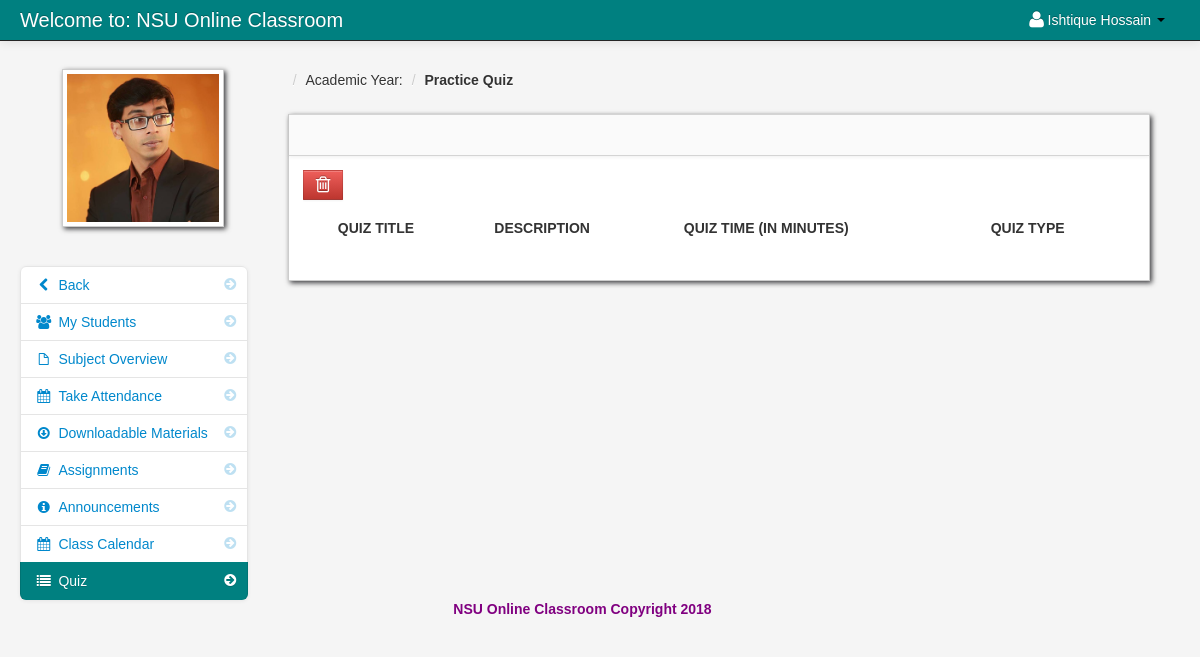
The app's page /class_quiz.php (signed in), older data.
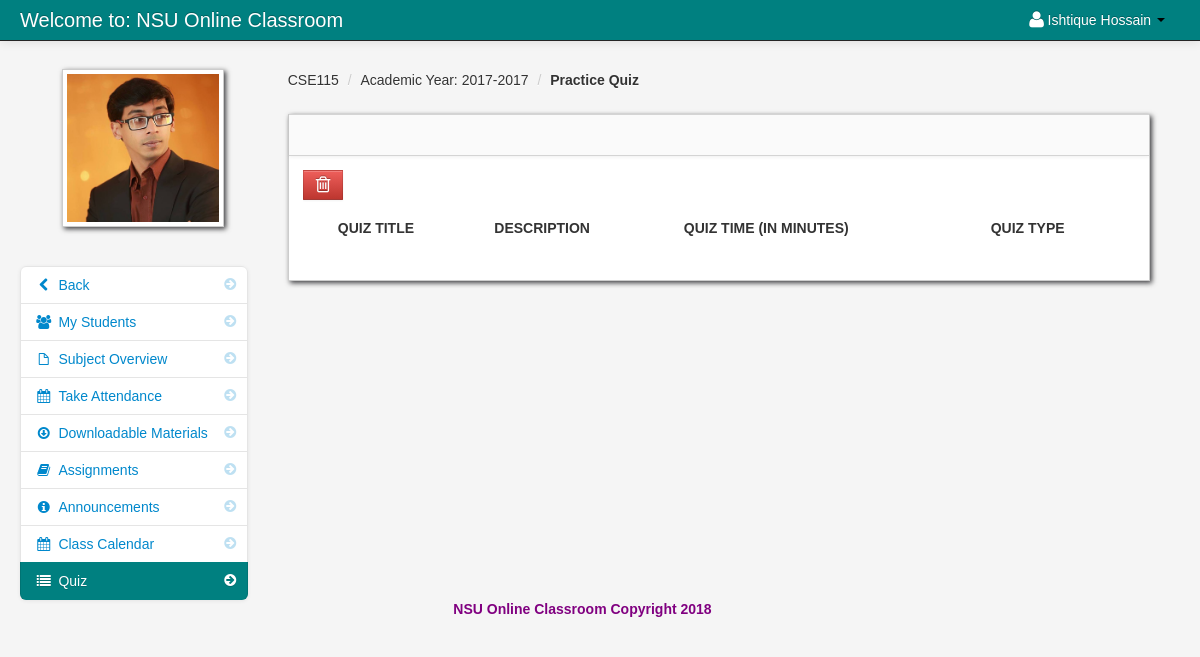
The same page, newer data.
### tables this page shows
CREATE TABLE `teacher_class` (
  `teacher_class_id` int(11) NOT NULL,
  `teacher_id` int(11) NOT NULL,
  `class_id` int(11) NOT NULL,
  `semester` varchar(100) NOT NULL,
  `thumbnails` varchar(100) NOT NULL,
  `school_year` varchar(100) NOT NULL,
  `class_title` varchar(100) NOT NULL,
  `description` longtext NOT NULL,
  `Credit` int(11) NOT NULL,
  `Pre_req` varchar(100) NOT NULL
);

CREATE TABLE `class` (
  `class_id` int(11) NOT NULL,
  `class_name` varchar(100) NOT NULL
);

### class_quiz.php (the view, shortened to what this page needs)
<?php include('header_dashboard.php'); ?>
<?php $get_id = $_GET['id']; ?>
    <body>
		<?php include('navbar_teacher.php'); ?>
        <div class="container-fluid">
            <div class="row-fluid">
				<?php include('quiz_link.php'); ?>
                <div class="span9" id="content">
                     <div class="row-fluid">
										<?php $class_query = mysql_query("select * from teacher_class
										LEFT JOIN class ON class.class_id = teacher_class.class_id
										where teacher_class_id = '$get_id'")or die(mysql_error());
										$class_row = mysql_fetch_array($class_query);
										?>
					     <ul class="breadcrumb">
							<li><a href="#"><?php echo $class_row['class_name']; ?></a> <span class="divider">/</span></li>
							<li><a href="#">Academic Year: <?php echo $class_row['school_year']; ?></a> <span class="divider">/</span></li>
							<li><a href="#"><b>Practice Quiz</b></a></li>
						</ul>
                        <div id="block_bg" class="block">
                            <div class="navbar navbar-inner block-header">
                            </div>
                            <div class="block-content collapse in">
                                <div class="span12">
								<form action="delete_class_quiz.php<?php echo '?id='.$get_id; ?>" method="post">
  									<table cellpadding="0" cellspacing="0" border="0" class="table" id="">
									<a data-toggle="modal" href="#backup_delete" id="delete"  class="btn btn-danger" name=""><i class="icon-trash icon-large"></i></a>
										<thead>
										        <tr>
												<th></th>
												<th>Quiz title</th>
												<th>Description</th>
												<th>QUIZ TIME (IN MINUTES)</th>
												<th>Quiz Type</th>
												</tr>
										</thead>
									</table>
									</form>
                                </div>
                            </div>
                        </div>
                    </div>
                </div>
            </div>
		<?php include('footer.php'); ?>
        </div>
		<?php include('script.php'); ?>
    </body>
</html>

Row changes from the older to the newer data that the page shows:
added teacher_class: class.class_name "CSE115", school_year "2017-2017"
